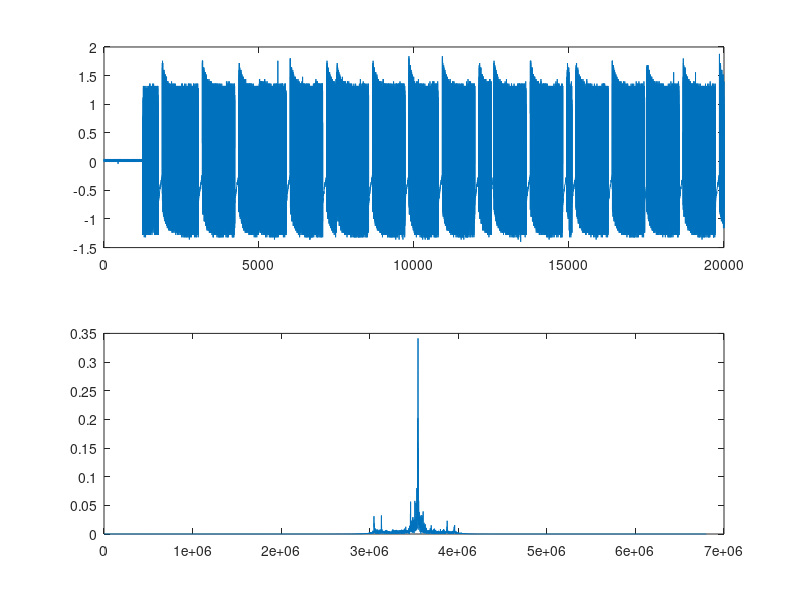

The MATLAB source for this figure:
clear all;
close all;

Fs1 = 3000000;
Fs2 = 4000000;
Fd = 13600000;

sig = csvread('data/sig1.txt');

[b, a] = butter(5, [2*Fs1/Fd, 2*Fs2/Fd]);
sig_filt = filtfilt(b, a, sig);

subplot(2,1,1);
plot(sig);

subplot(2,1,2);
plot(sig_filt);

%% Построение спектра сигнала

source = sig_filt;

FftL = numel(source);

FftS=abs(fft(source, FftL));
FftS=2*FftS./FftL;% нормирование спектра по амплитуде
FftS(1)=FftS(1)/2;% нормирование постоянной составляющей в спектре

F=0:Fd/FftL:Fd/2-1/FftL;% расчет оси частоты
plot(F,FftS(1:length(F)));